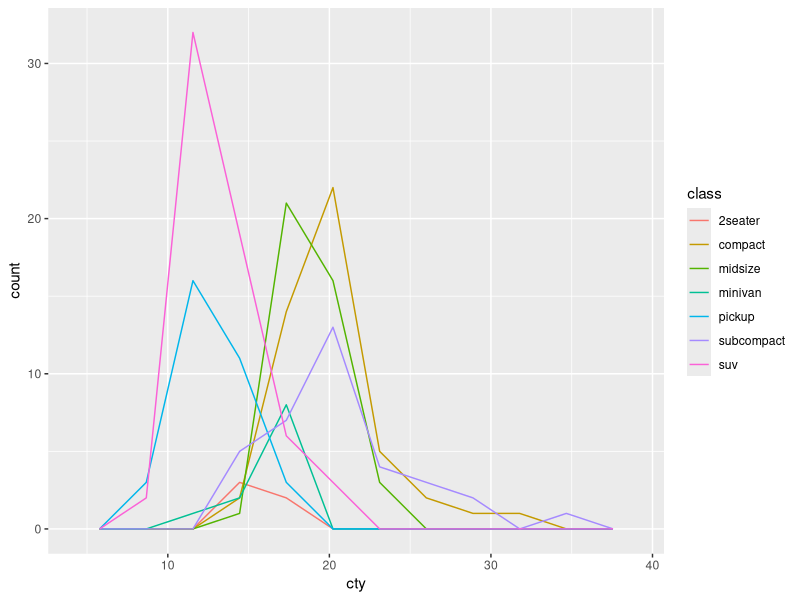
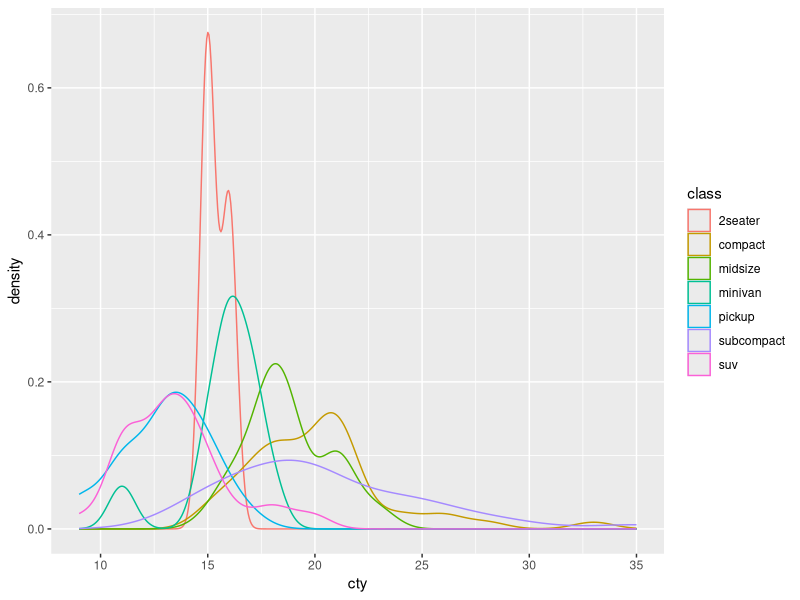
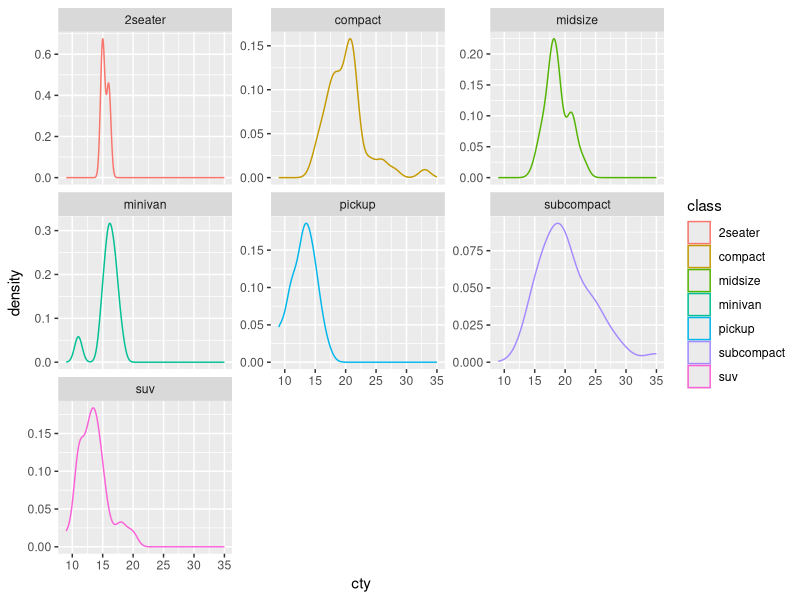
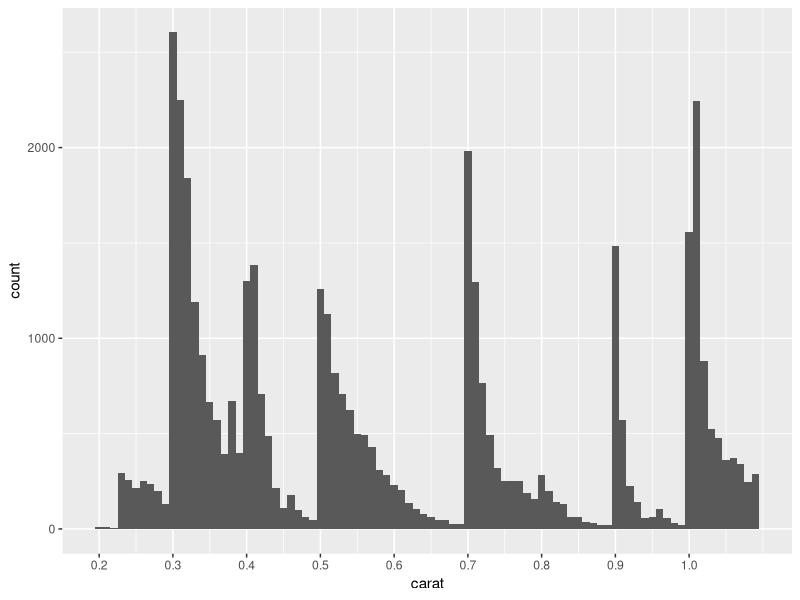

These figures' R source, in order:
## ---- chunk 1
# knitr options
knitr::opts_chunk$set(echo = TRUE)
## ---- chunk 2
library(tidyverse)

## ---- chunk 3
## NOTE: No need to modify
mpg %>%
  ggplot(aes(cty, color = class)) +
  geom_freqpoly(bins = 10)
## ---- chunk 4
## NOTE: No need to modify
mpg %>%
  ggplot(aes(cty, color = class)) +
  geom_density()
## ---- chunk 5
mpg %>%
  ggplot(aes(cty, color = class)) +
  geom_density() +
  facet_wrap(~class, scales = "free_y")
## ---- chunk 6
## TODO: Run this chunk; play with differnet bin widths
diamonds %>%
  filter(carat < 1.1) %>%

  ggplot(aes(carat)) +
  geom_histogram(binwidth = 0.01, boundary = 0.005) +
  scale_x_continuous(
    breaks = seq(0, 1, by = 0.1)

  )
